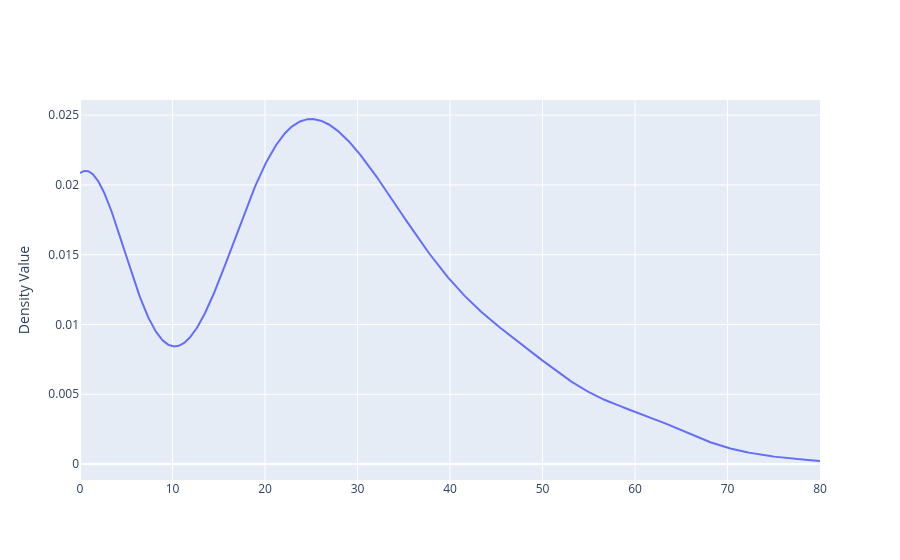

This figure's notebook cell:
### Markdown cell above
### kde plot

### Code cell
fig = kdeplot(data, key="PASSENGER_ID", features=["AGE"], enable_plotly=True)
fig.show()

### Figure 1 — Plotly figure (JSON) as saved in the notebook; plotly's stock layout.template omitted (floating-point values rounded to 4 significant figures; data arrays with more than 128 entries replaced by an {"elided": "..."} marker saying what was removed)
{"data": [{"mode": "lines", "type": "scatter", "x": {"elided": "1000 float values"}, "y": {"elided": "1000 float values"}}], "layout": {"yaxis": {"title": {"text": "Density Value"}}}}
